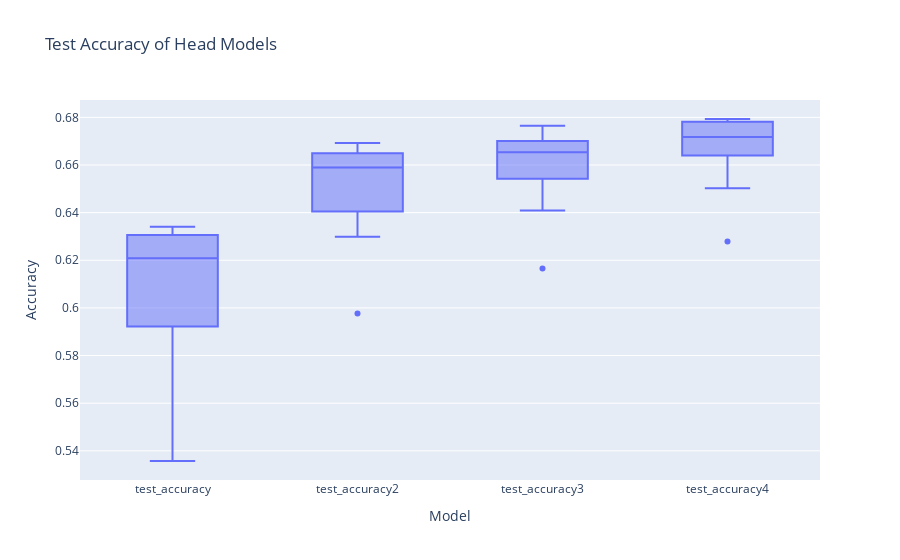

The notebook cell saved with this chart:
### Markdown cell above
## Accuracy

### Code cell
# plot accuracy
cols = [col for col in df_final.columns if 'test_accuracy' in col]

# Convert to long format for Plotly
df_melted = df_final.melt(var_name="Model", value_name="Accuracy", value_vars=cols)

# Plot
fig = px.box(df_melted, x="Model", y="Accuracy", title="Test Accuracy of Head Models")

fig.show()

### Figure 1 — Plotly figure (JSON) as saved in the notebook; plotly's stock layout.template omitted (floating-point values rounded to 4 significant figures)
{"data": [{"alignmentgroup": "True", "hovertemplate": "Model=%{x}<br>Accuracy=%{y}<extra></extra>", "legendgroup": "", "marker": {"color": "#636efa"}, "name": "", "notched": false, "offsetgroup": "", "orientation": "v", "showlegend": false, "type": "box", "x": ["test_accuracy", "test_accuracy", "test_accuracy", "test_accuracy", "test_accuracy", "test_accuracy", "test_accuracy", "test_accuracy", "test_accuracy", "test_accuracy", "test_accuracy2", "test_accuracy2", "test_accuracy2", "test_accuracy2", "test_accuracy2", "test_accuracy2", "test_accuracy2", "test_accuracy2", "test_accuracy2", "test_accuracy2", "test_accuracy3", "test_accuracy3", "test_accuracy3", "test_accuracy3", "test_accuracy3", "test_accuracy3", "test_accuracy3", "test_accuracy3", "test_accuracy3", "test_accuracy3", "test_accuracy4", "test_accuracy4", "test_accuracy4", "test_accuracy4", "test_accuracy4", "test_accuracy4", "test_accuracy4", "test_accuracy4", "test_accuracy4", "test_accuracy4"], "x0": " ", "xaxis": "x", "y": [0.5357, 0.5763, 0.5922, 0.6088, 0.619, 0.6227, 0.6257, 0.6306, 0.6333, 0.6341, 0.5977, 0.6299, 0.6405, 0.6508, 0.6562, 0.6618, 0.6619, 0.6656, 0.665, 0.6693, 0.6165, 0.6409, 0.6542, 0.6563, 0.664, 0.6667, 0.6671, 0.6701, 0.6739, 0.6765, 0.6279, 0.6503, 0.664, 0.6693, 0.6707, 0.6729, 0.6757, 0.6782, 0.6793, 0.6784], "y0": " ", "yaxis": "y"}], "layout": {"boxmode": "group", "legend": {"tracegroupgap": 0}, "title": {"text": "Test Accuracy of Head Models"}, "xaxis": {"anchor": "y", "domain": [0, 1], "title": {"text": "Model"}}, "yaxis": {"anchor": "x", "domain": [0, 1], "title": {"text": "Accuracy"}}}}
